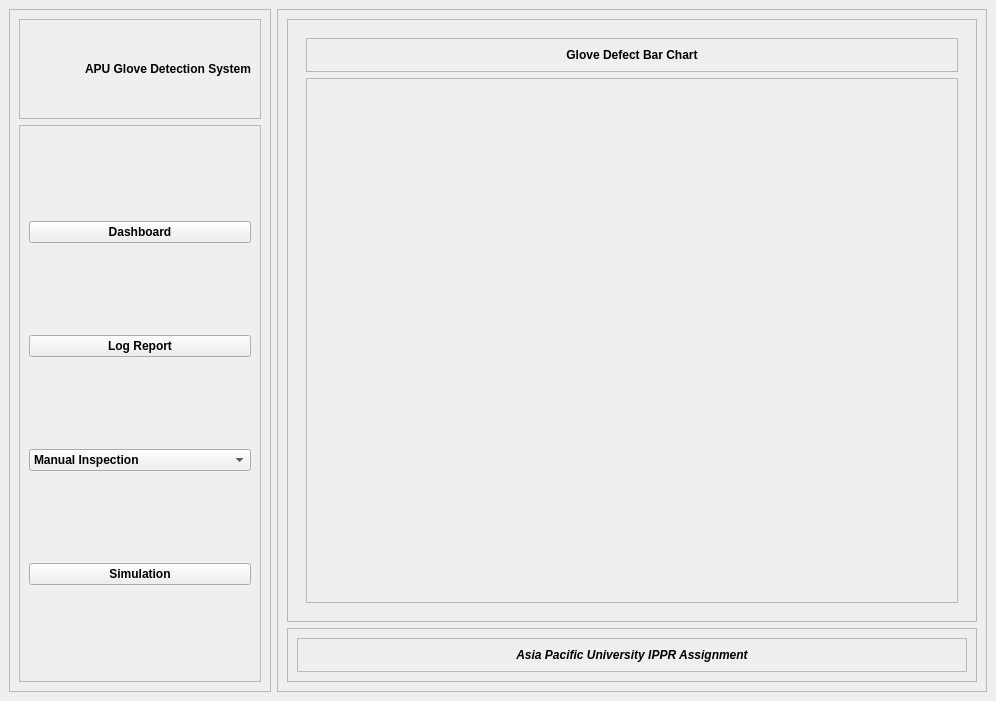
<?xml version="1.0" encoding="UTF-8"?>
<ui version="4.0">
 <class>MainWindow</class>
 <widget class="QMainWindow" name="MainWindow">
  <property name="geometry">
   <rect>
    <x>0</x>
    <y>0</y>
    <width>996</width>
    <height>701</height>
   </rect>
  </property>
  <property name="sizePolicy">
   <sizepolicy hsizetype="Fixed" vsizetype="Fixed">
    <horstretch>0</horstretch>
    <verstretch>0</verstretch>
   </sizepolicy>
  </property>
  <property name="minimumSize">
   <size>
    <width>996</width>
    <height>701</height>
   </size>
  </property>
  <property name="maximumSize">
   <size>
    <width>996</width>
    <height>701</height>
   </size>
  </property>
  <property name="windowTitle">
   <string>MainWindow</string>
  </property>
  <widget class="QWidget" name="centralwidget">
   <property name="sizePolicy">
    <sizepolicy hsizetype="Fixed" vsizetype="Fixed">
     <horstretch>0</horstretch>
     <verstretch>0</verstretch>
    </sizepolicy>
   </property>
   <property name="minimumSize">
    <size>
     <width>996</width>
     <height>701</height>
    </size>
   </property>
   <property name="maximumSize">
    <size>
     <width>996</width>
     <height>701</height>
    </size>
   </property>
   <layout class="QHBoxLayout" name="horizontalLayout">
    <item>
     <widget class="QFrame" name="side_menu_frame">
      <property name="frameShape">
       <enum>QFrame::StyledPanel</enum>
      </property>
      <property name="frameShadow">
       <enum>QFrame::Raised</enum>
      </property>
      <layout class="QVBoxLayout" name="verticalLayout">
       <item>
        <widget class="QFrame" name="logo_label_frame">
         <property name="minimumSize">
          <size>
           <width>100</width>
           <height>100</height>
          </size>
         </property>
         <property name="maximumSize">
          <size>
           <width>500</width>
           <height>100</height>
          </size>
         </property>
         <property name="frameShape">
          <enum>QFrame::StyledPanel</enum>
         </property>
         <property name="frameShadow">
          <enum>QFrame::Raised</enum>
         </property>
         <layout class="QHBoxLayout" name="horizontalLayout_2">
          <item>
           <widget class="QLabel" name="logo_label">
            <property name="minimumSize">
             <size>
              <width>50</width>
              <height>50</height>
             </size>
            </property>
            <property name="maximumSize">
             <size>
              <width>50</width>
              <height>50</height>
             </size>
            </property>
            <property name="text">
             <string/>
            </property>
            <property name="pixmap">
             <pixmap resource="resources.qrc">:/Images/icons/Logo-APU-200.png</pixmap>
            </property>
            <property name="scaledContents">
             <bool>true</bool>
            </property>
           </widget>
          </item>
          <item>
           <widget class="QLabel" name="APU_Glove_Detection_System_label">
            <property name="enabled">
             <bool>true</bool>
            </property>
            <property name="sizePolicy">
             <sizepolicy hsizetype="Fixed" vsizetype="Preferred">
              <horstretch>0</horstretch>
              <verstretch>0</verstretch>
             </sizepolicy>
            </property>
            <property name="font">
             <font>
              <weight>75</weight>
              <bold>true</bold>
             </font>
            </property>
            <property name="text">
             <string>APU Glove Detection System</string>
            </property>
           </widget>
          </item>
         </layout>
        </widget>
       </item>
       <item>
        <widget class="QFrame" name="menu_frame">
         <property name="frameShape">
          <enum>QFrame::StyledPanel</enum>
         </property>
         <property name="frameShadow">
          <enum>QFrame::Raised</enum>
         </property>
         <layout class="QVBoxLayout" name="verticalLayout_2">
          <item>
           <widget class="QPushButton" name="DashboardButton">
            <property name="font">
             <font>
              <weight>75</weight>
              <bold>true</bold>
             </font>
            </property>
            <property name="text">
             <string>Dashboard</string>
            </property>
           </widget>
          </item>
          <item>
           <widget class="QPushButton" name="LogReportButton">
            <property name="font">
             <font>
              <weight>75</weight>
              <bold>true</bold>
             </font>
            </property>
            <property name="text">
             <string>Log Report</string>
            </property>
           </widget>
          </item>
          <item>
           <widget class="QComboBox" name="ManualinspectionBox">
            <property name="enabled">
             <bool>true</bool>
            </property>
            <property name="font">
             <font>
              <weight>75</weight>
              <bold>true</bold>
             </font>
            </property>
            <property name="layoutDirection">
             <enum>Qt::LeftToRight</enum>
            </property>
            <property name="editable">
             <bool>false</bool>
            </property>
            <property name="insertPolicy">
             <enum>QComboBox::InsertAtCurrent</enum>
            </property>
            <item>
             <property name="text">
              <string>Manual Inspection</string>
             </property>
            </item>
            <item>
             <property name="text">
              <string>Latex Glove</string>
             </property>
            </item>
            <item>
             <property name="text">
              <string>Plastic Glove</string>
             </property>
            </item>
            <item>
             <property name="text">
              <string>Idk what Glove</string>
             </property>
            </item>
            <item>
             <property name="text">
              <string>What Glove</string>
             </property>
            </item>
           </widget>
          </item>
          <item>
           <widget class="QPushButton" name="SimulationButton">
            <property name="font">
             <font>
              <weight>75</weight>
              <bold>true</bold>
             </font>
            </property>
            <property name="text">
             <string>Simulation</string>
            </property>
           </widget>
          </item>
         </layout>
        </widget>
       </item>
      </layout>
     </widget>
    </item>
    <item>
     <widget class="QFrame" name="dashbord_main_frame">
      <property name="frameShape">
       <enum>QFrame::StyledPanel</enum>
      </property>
      <property name="frameShadow">
       <enum>QFrame::Raised</enum>
      </property>
      <layout class="QVBoxLayout" name="verticalLayout_3">
       <item>
        <widget class="QFrame" name="chart_frame">
         <property name="frameShape">
          <enum>QFrame::StyledPanel</enum>
         </property>
         <property name="frameShadow">
          <enum>QFrame::Raised</enum>
         </property>
         <layout class="QHBoxLayout" name="horizontalLayout_7">
          <item>
           <widget class="QStackedWidget" name="chart_widget">
            <property name="currentIndex">
             <number>0</number>
            </property>
            <widget class="QWidget" name="page">
             <layout class="QVBoxLayout" name="verticalLayout_6">
              <item alignment="Qt::AlignTop">
               <widget class="QFrame" name="defect_chart_frame">
                <property name="frameShape">
                 <enum>QFrame::StyledPanel</enum>
                </property>
                <property name="frameShadow">
                 <enum>QFrame::Raised</enum>
                </property>
                <layout class="QVBoxLayout" name="verticalLayout_7">
                 <item alignment="Qt::AlignTop">
                  <widget class="QLabel" name="defect_chart_labe">
                   <property name="font">
                    <font>
                     <weight>75</weight>
                     <bold>true</bold>
                    </font>
                   </property>
                   <property name="text">
                    <string>Glove Defect Bar Chart</string>
                   </property>
                   <property name="alignment">
                    <set>Qt::AlignCenter</set>
                   </property>
                  </widget>
                 </item>
                </layout>
               </widget>
              </item>
              <item>
               <widget class="QFrame" name="chart">
                <property name="sizePolicy">
                 <sizepolicy hsizetype="Preferred" vsizetype="Expanding">
                  <horstretch>0</horstretch>
                  <verstretch>0</verstretch>
                 </sizepolicy>
                </property>
                <property name="frameShape">
                 <enum>QFrame::StyledPanel</enum>
                </property>
                <property name="frameShadow">
                 <enum>QFrame::Raised</enum>
                </property>
                <layout class="QGridLayout" name="gridLayout"/>
               </widget>
              </item>
             </layout>
            </widget>
           </widget>
          </item>
         </layout>
        </widget>
       </item>
       <item>
        <widget class="QFrame" name="label_info_frame">
         <property name="frameShape">
          <enum>QFrame::StyledPanel</enum>
         </property>
         <property name="frameShadow">
          <enum>QFrame::Raised</enum>
         </property>
         <layout class="QHBoxLayout" name="horizontalLayout_6">
          <item>
           <widget class="QFrame" name="info_frame">
            <property name="frameShape">
             <enum>QFrame::StyledPanel</enum>
            </property>
            <property name="frameShadow">
             <enum>QFrame::Raised</enum>
            </property>
            <layout class="QVBoxLayout" name="verticalLayout_5">
             <item>
              <widget class="QLabel" name="info_label">
               <property name="font">
                <font>
                 <weight>75</weight>
                 <italic>true</italic>
                 <bold>true</bold>
                </font>
               </property>
               <property name="layoutDirection">
                <enum>Qt::LeftToRight</enum>
               </property>
               <property name="text">
                <string>Asia Pacific University IPPR Assignment</string>
               </property>
               <property name="alignment">
                <set>Qt::AlignCenter</set>
               </property>
              </widget>
             </item>
            </layout>
           </widget>
          </item>
         </layout>
        </widget>
       </item>
      </layout>
     </widget>
    </item>
   </layout>
  </widget>
 </widget>
 <resources>
  <include location="resources.qrc"/>
 </resources>
 <connections/>
</ui>
